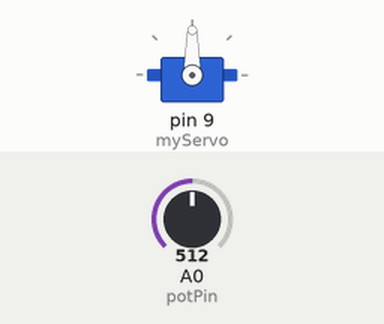
This sketch was run on a simulated Arduino Uno, built with avr-gcc and run on an emulated ATmega328P. On the bench: servo. The inputs (shaded band) are chosen by the test bench; at power-on: A0 (potPin) = 512.

Above: at 1.2 s.
1.3 s: A0 (potPin) set to 716
At 1.8 s:
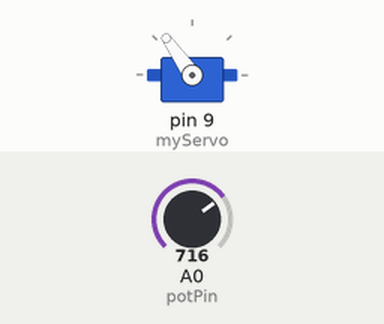
2.8 s: A0 (potPin) set to 900
At 3.8 s:
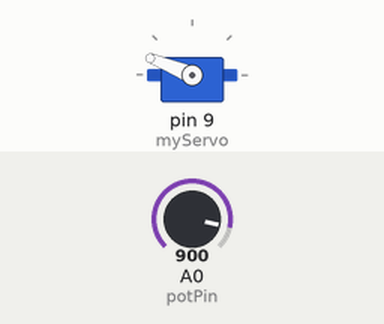
4.3 s: A0 (potPin) set to 1023
At 5.2 s:
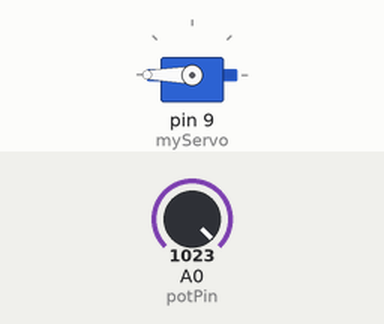
5.8 s: A0 (potPin) set to 306
At 6.1 s:
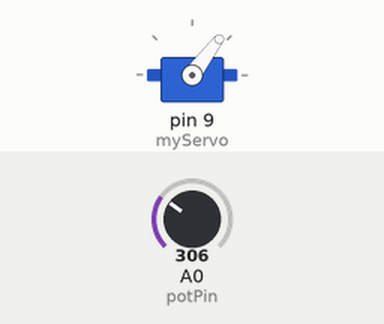
7.3 s: A0 (potPin) set to 122
At 8.7 s:
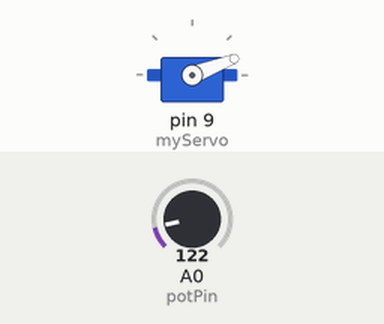
Timing chart, 0 to 9.8 s (numbered marks = the images above; inputs shaded):
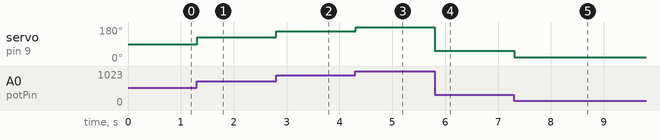

The sketch:

ServoTest.ino
```cpp
#include <Servo.h>

const int potPin = A0;

Servo myServo;

void setup() {
  myServo.attach(9, 500, 2400);
}

void loop() {
  int potValue = analogRead(potPin);
  int servoAngle = map(potValue, 0, 1023, 0, 180);

  myServo.write(servoAngle);
  delay(15);
}
```

Measured:
- after the input at 1.3 s, servo on pin 9 (myServo): 90° → 125° at once
- after the input at 2.8 s, servo on pin 9 (myServo): 125° → 158° at once
- after the input at 4.3 s, servo on pin 9 (myServo): 158° → 180° at once
- after the input at 5.8 s, servo on pin 9 (myServo): 180° → 53° at once
- after the input at 7.3 s, servo on pin 9 (myServo): 53° → 21° at once
